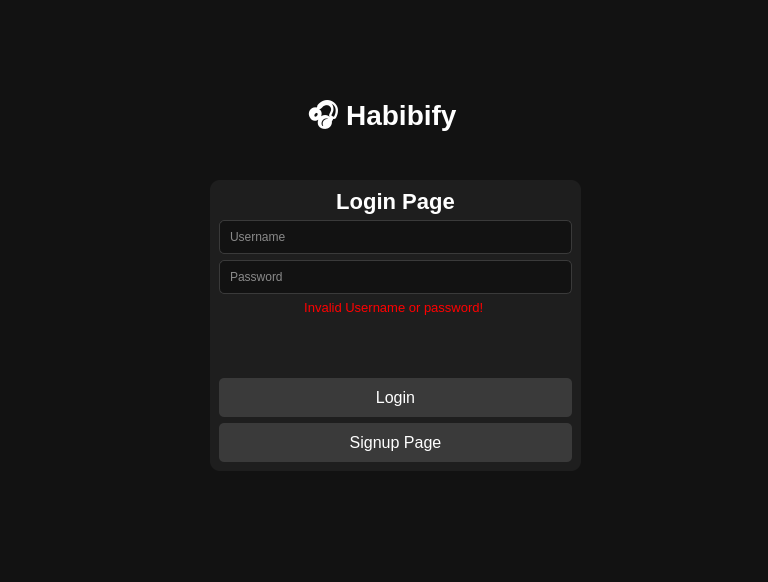
<?xml version="1.0" encoding="UTF-8"?>
<ui version="4.0">
 <class>LoginWindow</class>
 <widget class="QMainWindow" name="LoginWindow">
  <property name="geometry">
   <rect>
    <x>0</x>
    <y>0</y>
    <width>768</width>
    <height>582</height>
   </rect>
  </property>
  <property name="windowTitle">
   <string>Habibify Music App</string>
  </property>
  <property name="styleSheet">
   <string notr="true">background-color:#121212;</string>
  </property>
  <widget class="QWidget" name="centralwidget">
   <widget class="QLabel" name="loginTitle">
    <property name="geometry">
     <rect>
      <x>300</x>
      <y>100</y>
      <width>164</width>
      <height>37</height>
     </rect>
    </property>
    <property name="styleSheet">
     <string notr="true">font-size:28px; font-weight:bold; color:#fff;</string>
    </property>
    <property name="text">
     <string>🎧 Habibify</string>
    </property>
    <property name="alignment">
     <set>Qt::AlignCenter</set>
    </property>
   </widget>
   <widget class="QFrame" name="loginFrame">
    <property name="geometry">
     <rect>
      <x>210</x>
      <y>180</y>
      <width>371</width>
      <height>291</height>
     </rect>
    </property>
    <property name="styleSheet">
     <string notr="true">
        QFrame { background-color: #1e1e1e; border-radius:10px; }
        QLineEdit { 
            background-color: #121212; 
            color: #fff; 
            border: 1px solid #3a3a3a; 
            border-radius: 5px; 
            padding: 8px;
        }
        QPushButton { 
            background-color: #3a3a3a; 
            color: #fff; 
            font-size: 16px; 
            border-radius: 5px; 
            padding: 10px;
        }
        QPushButton:hover { background-color: #555555; }
       </string>
    </property>
    <layout class="QVBoxLayout" name="formLayout">
     <item>
      <widget class="QLabel" name="formTitle">
       <property name="styleSheet">
        <string notr="true">font-size:22px; font-weight:bold; color:#fff;</string>
       </property>
       <property name="text">
        <string>Login Page</string>
       </property>
       <property name="alignment">
        <set>Qt::AlignCenter</set>
       </property>
      </widget>
     </item>
     <item>
      <widget class="QLineEdit" name="usernameInput">
       <property name="placeholderText">
        <string>Username</string>
       </property>
      </widget>
     </item>
     <item>
      <widget class="QLineEdit" name="passwordInput">
       <property name="echoMode">
        <enum>QLineEdit::Password</enum>
       </property>
       <property name="placeholderText">
        <string>Password</string>
       </property>
      </widget>
     </item>
     <item>
      <widget class="QLabel" name="invalidInputLabel">
       <property name="font">
        <font>
         <pointsize>10</pointsize>
        </font>
       </property>
       <property name="styleSheet">
        <string notr="true">color: red;</string>
       </property>
       <property name="text">
        <string>Invalid Username or password! </string>
       </property>
       <property name="alignment">
        <set>Qt::AlignCenter</set>
       </property>
      </widget>
     </item>
     <item>
      <spacer name="bottomSpacer">
       <property name="orientation">
        <enum>Qt::Vertical</enum>
       </property>
       <property name="sizeHint" stdset="0">
        <size>
         <width>20</width>
         <height>40</height>
        </size>
       </property>
      </spacer>
     </item>
     <item>
      <widget class="QPushButton" name="loginBtn">
       <property name="text">
        <string>Login</string>
       </property>
      </widget>
     </item>
     <item>
      <widget class="QPushButton" name="signupBtn">
       <property name="text">
        <string>Signup Page</string>
       </property>
      </widget>
     </item>
    </layout>
   </widget>
  </widget>
 </widget>
 <resources/>
 <connections/>
</ui>
